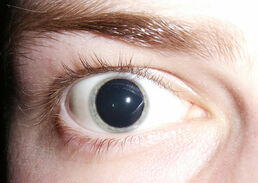
%> input picture Dilatación de la pupila/ojo/drogas.jpg, 258 x 183 px
$ octave comp_eyes.m   (GNU Octave 9; MATLAB toolbox functions it lacks are replaced by stand-ins)
%> lines starting %> are read from the running program, lines starting %| are printed output that depends on the picture; in (x1, y1, x2, y2) boxes, pixels count from 0 and x2, y2 are one past the last pixel; in counts of white or black regions, pixels touching at a corner belong together; the program's own positions count from 1
%Limpiar
clc, clear, close all;

%Cargamos la imagen
I = imread('ojo/drogas.jpg');
%> I is the input picture: size 183x258x3 uint8; mean R, G, B 183.4, 161.8, 154.3

% la pasamos a una escala de grises
Ig = rgb2gray(I);
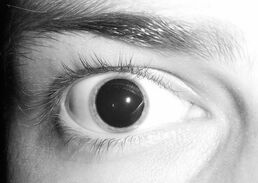
%> Ig: size 183x258 uint8; min 1, max 255, mean 167.4
figure,
imshow(I);
% Filtrado
K2 = medfilt2(Ig); %Filtrdo de mediana 2D
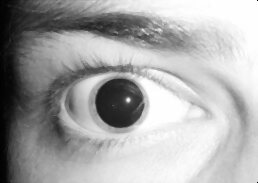
%> K2: size 183x258 uint8; min 0, max 255, mean 167.4

% Binariza la imagen
BW= im2bw(K2,0.5);
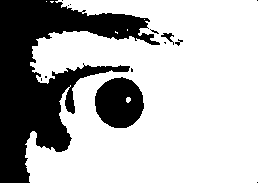
%> BW: size 183x258 logical; 70.9% white; 14 black regions (10 under 20 px), largest, box (x1, y1, x2, y2) and area: (0, 0, 160, 183) 11691, (95, 77, 144, 128) 1917, (161, 33, 174, 45) 58, (175, 39, 183, 46) 23
BW = BW==0; %Inviertan los colores
BW = imfill(BW,'holes'); %Rellena los hoyos
%> BW: size 183x258 logical; 29.2% white; 14 white regions (10 under 20 px), largest, box (x1, y1, x2, y2) and area: (0, 0, 160, 183) 11708, (95, 77, 144, 128) 1941, (161, 33, 174, 45) 58, (175, 39, 183, 46) 23


% SE- strel(forma,parametros) - Elemento estructurante
se1 = strel('disk',5);

%Operaciones morfologicas
J1 = imerode(BW,se1); %erosion
%> J1: size 183x258 logical; 21% white; 4 white regions (2 under 20 px)
figure,
imshow(J1);
%%% SEGMENTACION
L = bwlabel(J1); % Crea regiones (etiqueta componetes conectados)
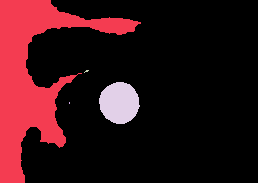
%> L: size 183x258 double; 5 distinct labels, from 0 to 4; one colour per label, 0 black
numele = max(max(L)); % Numero de objetos etiquetados
%> numele = 4
disp('Numero de pupilas detectadas '), disp(numele)
%| 4
stats = regionprops(L,'all'); % Estadistica de las regiones
%> stats = 4 regions; box (x1, y1, x2, y2), Area, Centroid, MajorAxisLength, MinorAxisLength and Eccentricity: (0, 0, 141, 183) 8566 [33.8 77.7] 210.4 110.1 0.852, (99, 82, 140, 124) 1319 [119.9 103.4] 41.95 40.09 0.294, (84, 70, 89, 73) 7 [87.1 71.7] 5.6 1.99 0.935, (69, 102, 70, 104) 2 [70 103.5] 2.31 1.15 0.866
%coloca un circulo rojo alrededor de un elemento
center = stats(4).Centroid;
%> center = [119.9 103.4]
radio = sqrt((stats(4).Area)./pi);
%> radio = 20.49
D=radio*2;
%> D = 40.98
%Conversion de pixeles a mm
diametro = D/3.779527559055 + "mm" % 1mm = 3.779527559055
%> diametro = '10.8428mm'
figure(1)
viscircles(center,radio);
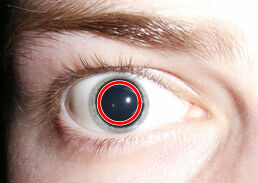
%> figure redrawn from the program's plot data
figure(2)
viscircles(center,radio);
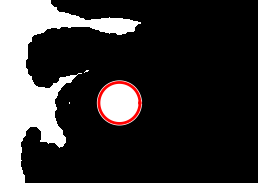
%> figure redrawn from the program's plot data
%Recortat el elemento
E = stats(4).BoundingBox; % Toma la frontera de la region
%> E = [99.5 82.5 41 42]
R1 = imcrop(I,E); %Devuelve la primera region
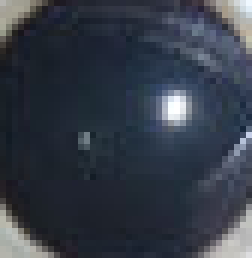
%> R1: size 43x42x3 uint8 (shown 6 times larger); mean R, G, B 53, 59.8, 71.4

%Comparacion de diametros
if (3<=D) && (D<=5)
    disp('Pupila Normal')
else
    disp('Pupila Dilatada ')
end


%Muestra los resultado por proceso
figure,
subplot(3,2,1), imshow(I), title('Original')
subplot(3,2,2), imshow(Ig), title('Grises')
subplot(3,2,3), imshow(K2), title('Filtrada')
subplot(3,2,4), imshow(BW), title('Binarizada')
subplot(3,2,5), imshow(J1), title('Erosionada')
subplot(3,2,6), imshow(R1), title('Pupila')
